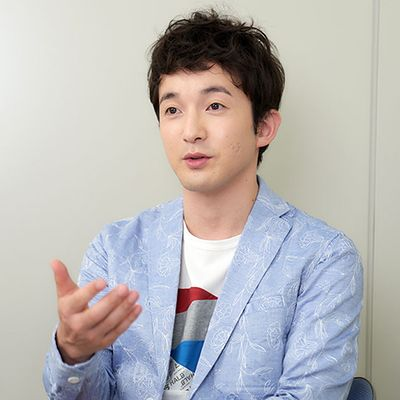
#> input picture man_extractor/01.jpg, 400 x 400 px
$ python Man_Extract.py   (older library calls are emulated)
#> lines starting #> are read from the running program, lines starting #| are printed output that depends on the picture; after the words box and inside, x2 and y2 are one past the last pixel; in counts of white or black regions, pixels touching at a corner belong together
from PIL import Image
import numpy as np
import cv2
from skimage.morphology import skeletonize
from skimage import data
import matplotlib.pyplot as plt
from skimage.util import invert
import matplotlib.pyplot as plt
import skimage.color
import skimage.filters
import skimage.util
import skimage.segmentation

"""
'19. 1. 22 Bokelover
!! CAUTION !! This code need scikit-Image beta (0.15β)
"""
# >================ Function ================<
# [23 lines left out: function reverse, not called in this run]


def easy_f_fill(img):
    """
    easy_flood_fill changer(because be proposed BB Box by SSD)
    :param img: Original Image (Superpixel image)
    :return: Background Region black out
    """
    # Upper side, Left 2 right
    # print(img.shape[0], img.shape[1])
    for i in range(0, img.shape[1], 20):
        cv2.floodFill(CV_out, mask, (i, 1), 255)
    # Left side, Up 2 down
    for j in range(0, img.shape[0], 20):
        cv2.floodFill(CV_out, mask, (1, j), 255)
    # Right side, Up 2 down
    for k in range(0, img.shape[0], 20):
        cv2.floodFill(CV_out, mask, (img.shape[1] - 1, k), 255)


def mask_image(img):
    """
    mask for output image. (masking area is not blue(255, 0, 0))
    :param img:
    :return:
    """
    for i in range(img.shape[0]):
        for j in range(img.shape[1]):
            if img[i][j] != 29:  # Blue(255, 0, 0)のgray値
                img[i][j] = 255
            else:
                img[i][j] = 0

    return img


# [21 lines left out: function filter_3, not called in this run]


def filter_5(img):
    """
    Remove JUGGY EDGE by 5x5 kernel
    :param img: gray scale image , np.array ((h, w, 1), dtype=np.uint8)
    :return: Remove JUGGY EDGE mat, ((h, w, 1), dtype=np.uint8)
    """
    ret_img = np.zeros((img.shape[0], img.shape[1]))
    kernel = np.zeros((5, 5))
    for i in range(2, img.shape[0] - 2):
        for j in range(2, img.shape[1] - 2):
            # window function
            Omega = np.array(
                [[img[i - 2][j - 2], img[i - 1][j - 2], img[i][j - 2], img[i + 1][j - 2], img[i + 2][j - 2]],
                 [img[i - 2][j - 1], img[i - 1][j - 1], img[i][j - 1], img[i + 1][j - 1], img[i + 2][j - 1]],
                 [img[i - 2][j], img[i - 1][j], img[i][j], img[i + 1][j], img[i - 2][j]],
                 [img[i - 2][j + 1], img[i - 1][j + 1], img[i][j + 1], img[i + 1][j + 1], img[i + 2][j + 1]],
                 [img[i - 2][j + 2], img[i - 1][j + 2], img[i][j + 2], img[i + 1][j + 2], img[i + 2][j + 2]]])

            cnt = np.sum(Omega == kernel)
            if cnt >= 17:
                ret_img[i][j] = 0
            else:
                ret_img[i][j] = 255

    return ret_img


# [62 lines left out: functions match_counter, filter_col, not called in this run]


# >=========== DEBUG MAIN =============<

# load(PIL)
img = skimage.util.img_as_float(plt.imread('./01.jpg'))

# SLIC (SuperPixelize)
a = skimage.segmentation.slic(img, n_segments=18)
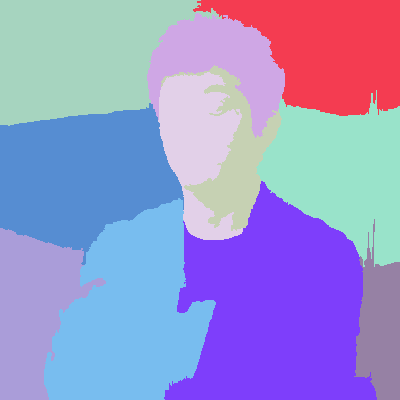
#> a: shape (400, 400) int64; 11 distinct labels, from 1 to 11; one colour per label, 0 black
out = skimage.color.label2rgb(a, img, kind='avg')
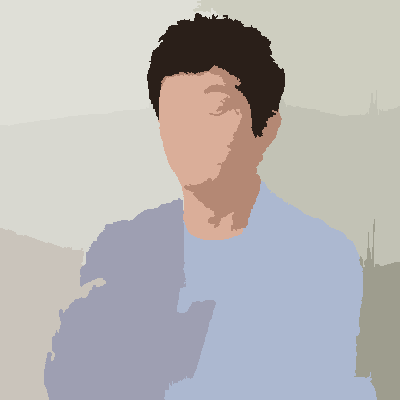
#> out: shape (400, 400, 3) float64; mean R, G, B 0.725, 0.715, 0.714

# PIL -> CV2 Convert
tmp = np.asarray(out * 255, dtype=np.uint8)
# BGR -> RGB Convert
CV_out = tmp[:, :, ::-1].copy()

# masking/flood filling
mask = np.zeros((img.shape[0] + 2, img.shape[1] + 2), dtype=np.uint8)
easy_f_fill(img)
#> after the loop in easy_f_fill, `for j in range(0, img.shape[0], 20):`:
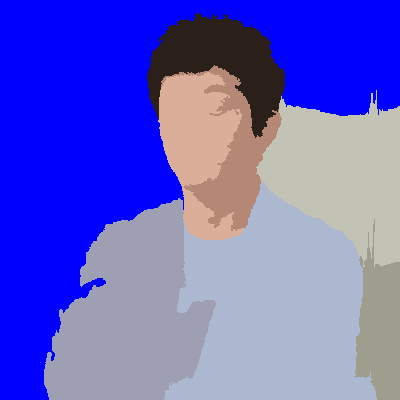
#> CV_out: shape (400, 400, 3); mean B, G, R 202.3, 97, 99
#> after the loop in easy_f_fill, `for k in range(0, img.shape[0], 20):`:
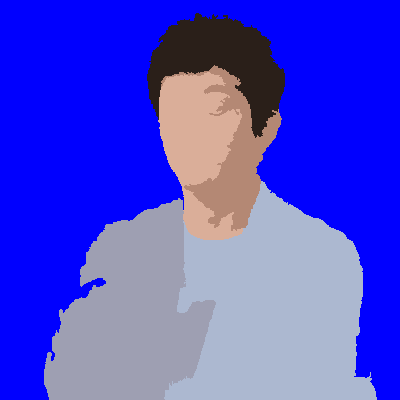
#> CV_out: shape (400, 400, 3); 13.27% of pixels changed, all inside (x1, y1, x2, y2) = (256, 90, 400, 400)
gr_img = cv2.cvtColor(CV_out, cv2.COLOR_BGR2GRAY)
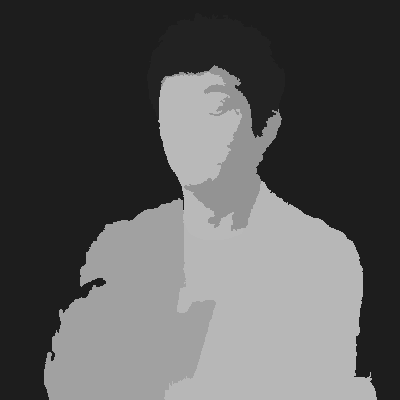
#> gr_img: shape (400, 400); min 29, max 185, mean 89.1
R_C = mask_image(gr_img)
#> after the loop in mask_image, `for i in range(img.shape[0]):`:
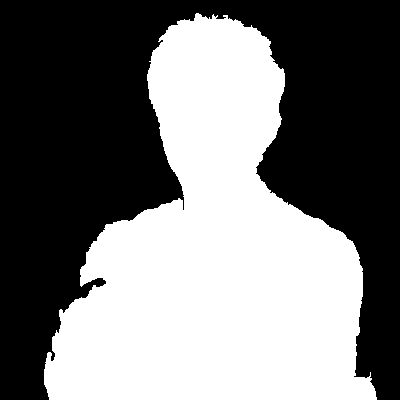
#> img: shape (400, 400); 46.7% white; 1 white region, box (x1, y1, x2, y2) and area: (44, 13, 377, 400) 74797

# 5x5 kernel processing
ret_ = filter_5(R_C)
#> after the loop in filter_5, `for i in range(2, img.shape[0] - 2):`: ret_img: shape (400, 400) float64; 46.8% white; 1 white region, box (x1, y1, x2, y2) and area: (43, 13, 377, 398) 74939
a = ret_.astype(np.bool)

# skeletonize by skimage β0.15
skeleton = skeletonize(a)
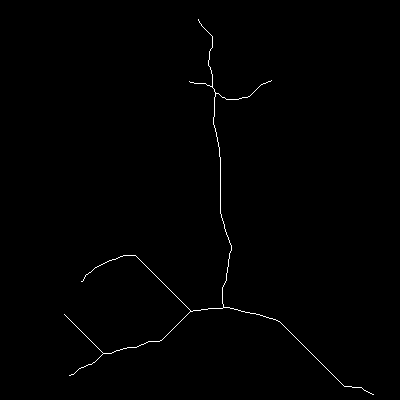
#> skeleton: shape (400, 400) bool; 0.52% white in thin lines or dots, all inside (x1, y1, x2, y2) = (64, 19, 374, 395)

# > ============= Checking ============= <

# Original
plt.imshow(img)
plt.show()

# After SLIC
plt.imshow(out)
plt.show()

# After Binarization (CV2 image show)
cv2.imshow('Binarization', R_C)
cv2.waitKey(0)
cv2.destroyAllWindows()

# After Smoothing (CV2 image show)
cv2.imshow('Smoothing Binary', ret_)
cv2.waitKey(0)
cv2.destroyAllWindows()

# After Skeleton image
plt.imshow(skeleton)
plt.show()
